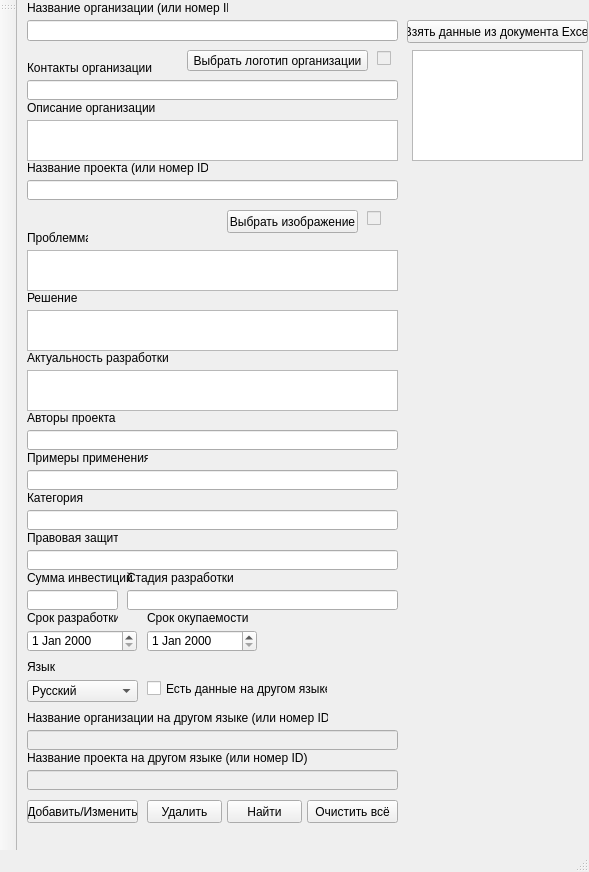
<?xml version="1.0" encoding="UTF-8"?>
<ui version="4.0">
 <class>MainWindow</class>
 <widget class="QMainWindow" name="MainWindow">
  <property name="geometry">
   <rect>
    <x>0</x>
    <y>0</y>
    <width>589</width>
    <height>872</height>
   </rect>
  </property>
  <property name="windowTitle">
   <string>MainWindow</string>
  </property>
  <widget class="QWidget" name="centralWidget">
   <widget class="QLineEdit" name="oname">
    <property name="geometry">
     <rect>
      <x>10</x>
      <y>20</y>
      <width>371</width>
      <height>21</height>
     </rect>
    </property>
   </widget>
   <widget class="QLabel" name="label">
    <property name="geometry">
     <rect>
      <x>10</x>
      <y>0</y>
      <width>201</width>
      <height>16</height>
     </rect>
    </property>
    <property name="text">
     <string>Название организации (или номер ID)</string>
    </property>
   </widget>
   <widget class="QLabel" name="label_3">
    <property name="geometry">
     <rect>
      <x>10</x>
      <y>60</y>
      <width>141</width>
      <height>16</height>
     </rect>
    </property>
    <property name="text">
     <string>Контакты организации</string>
    </property>
   </widget>
   <widget class="QLineEdit" name="cont">
    <property name="geometry">
     <rect>
      <x>10</x>
      <y>80</y>
      <width>371</width>
      <height>20</height>
     </rect>
    </property>
   </widget>
   <widget class="QLabel" name="label_4">
    <property name="geometry">
     <rect>
      <x>10</x>
      <y>100</y>
      <width>131</width>
      <height>16</height>
     </rect>
    </property>
    <property name="text">
     <string>Описание организации</string>
    </property>
   </widget>
   <widget class="QTextEdit" name="odesc">
    <property name="geometry">
     <rect>
      <x>10</x>
      <y>120</y>
      <width>371</width>
      <height>41</height>
     </rect>
    </property>
   </widget>
   <widget class="QLabel" name="label_5">
    <property name="geometry">
     <rect>
      <x>10</x>
      <y>160</y>
      <width>181</width>
      <height>16</height>
     </rect>
    </property>
    <property name="text">
     <string>Название проекта (или номер ID)</string>
    </property>
   </widget>
   <widget class="QLineEdit" name="pname">
    <property name="geometry">
     <rect>
      <x>10</x>
      <y>180</y>
      <width>371</width>
      <height>20</height>
     </rect>
    </property>
   </widget>
   <widget class="QLabel" name="label_6">
    <property name="geometry">
     <rect>
      <x>10</x>
      <y>230</y>
      <width>61</width>
      <height>16</height>
     </rect>
    </property>
    <property name="text">
     <string>Проблемма</string>
    </property>
   </widget>
   <widget class="QLabel" name="label_7">
    <property name="geometry">
     <rect>
      <x>10</x>
      <y>290</y>
      <width>101</width>
      <height>16</height>
     </rect>
    </property>
    <property name="text">
     <string>Решение             </string>
    </property>
   </widget>
   <widget class="QTextEdit" name="problem">
    <property name="geometry">
     <rect>
      <x>10</x>
      <y>250</y>
      <width>371</width>
      <height>41</height>
     </rect>
    </property>
   </widget>
   <widget class="QTextEdit" name="solution">
    <property name="geometry">
     <rect>
      <x>10</x>
      <y>310</y>
      <width>371</width>
      <height>41</height>
     </rect>
    </property>
   </widget>
   <widget class="QLabel" name="label_8">
    <property name="geometry">
     <rect>
      <x>10</x>
      <y>350</y>
      <width>141</width>
      <height>16</height>
     </rect>
    </property>
    <property name="text">
     <string>Актуальность разработки</string>
    </property>
   </widget>
   <widget class="QTextEdit" name="actual">
    <property name="geometry">
     <rect>
      <x>10</x>
      <y>370</y>
      <width>371</width>
      <height>41</height>
     </rect>
    </property>
   </widget>
   <widget class="QLabel" name="label_10">
    <property name="geometry">
     <rect>
      <x>10</x>
      <y>450</y>
      <width>121</width>
      <height>16</height>
     </rect>
    </property>
    <property name="text">
     <string>Примеры применения</string>
    </property>
   </widget>
   <widget class="QLineEdit" name="examp">
    <property name="geometry">
     <rect>
      <x>10</x>
      <y>470</y>
      <width>371</width>
      <height>20</height>
     </rect>
    </property>
   </widget>
   <widget class="QLabel" name="label_11">
    <property name="geometry">
     <rect>
      <x>10</x>
      <y>490</y>
      <width>71</width>
      <height>16</height>
     </rect>
    </property>
    <property name="text">
     <string>Категория</string>
    </property>
   </widget>
   <widget class="QLabel" name="label_13">
    <property name="geometry">
     <rect>
      <x>10</x>
      <y>530</y>
      <width>91</width>
      <height>16</height>
     </rect>
    </property>
    <property name="text">
     <string>Правовая защита</string>
    </property>
   </widget>
   <widget class="QLineEdit" name="prot">
    <property name="geometry">
     <rect>
      <x>10</x>
      <y>550</y>
      <width>371</width>
      <height>20</height>
     </rect>
    </property>
   </widget>
   <widget class="QLabel" name="label_14">
    <property name="geometry">
     <rect>
      <x>10</x>
      <y>570</y>
      <width>111</width>
      <height>16</height>
     </rect>
    </property>
    <property name="text">
     <string>Сумма инвестиций</string>
    </property>
   </widget>
   <widget class="QLineEdit" name="invest">
    <property name="geometry">
     <rect>
      <x>10</x>
      <y>590</y>
      <width>91</width>
      <height>20</height>
     </rect>
    </property>
   </widget>
   <widget class="QLabel" name="label_15">
    <property name="geometry">
     <rect>
      <x>110</x>
      <y>570</y>
      <width>111</width>
      <height>16</height>
     </rect>
    </property>
    <property name="text">
     <string>Стадия разработки</string>
    </property>
   </widget>
   <widget class="QLineEdit" name="stage">
    <property name="geometry">
     <rect>
      <x>110</x>
      <y>590</y>
      <width>271</width>
      <height>20</height>
     </rect>
    </property>
   </widget>
   <widget class="QLabel" name="label_16">
    <property name="geometry">
     <rect>
      <x>10</x>
      <y>610</y>
      <width>91</width>
      <height>16</height>
     </rect>
    </property>
    <property name="text">
     <string>Срок разработки</string>
    </property>
   </widget>
   <widget class="QDateEdit" name="datedev">
    <property name="geometry">
     <rect>
      <x>10</x>
      <y>630</y>
      <width>110</width>
      <height>22</height>
     </rect>
    </property>
   </widget>
   <widget class="QLabel" name="label_17">
    <property name="geometry">
     <rect>
      <x>130</x>
      <y>610</y>
      <width>101</width>
      <height>16</height>
     </rect>
    </property>
    <property name="text">
     <string>Срок окупаемости</string>
    </property>
   </widget>
   <widget class="QDateEdit" name="dateinv">
    <property name="geometry">
     <rect>
      <x>130</x>
      <y>630</y>
      <width>110</width>
      <height>22</height>
     </rect>
    </property>
   </widget>
   <widget class="QLabel" name="label_18">
    <property name="geometry">
     <rect>
      <x>10</x>
      <y>660</y>
      <width>47</width>
      <height>13</height>
     </rect>
    </property>
    <property name="text">
     <string>Язык</string>
    </property>
   </widget>
   <widget class="QComboBox" name="lang">
    <property name="geometry">
     <rect>
      <x>10</x>
      <y>680</y>
      <width>111</width>
      <height>22</height>
     </rect>
    </property>
    <item>
     <property name="text">
      <string>Русский</string>
     </property>
    </item>
    <item>
     <property name="text">
      <string>Английский</string>
     </property>
    </item>
   </widget>
   <widget class="QLabel" name="label_19">
    <property name="geometry">
     <rect>
      <x>130</x>
      <y>690</y>
      <width>161</width>
      <height>16</height>
     </rect>
    </property>
    <property name="text">
     <string/>
    </property>
   </widget>
   <widget class="QCheckBox" name="lang_2">
    <property name="geometry">
     <rect>
      <x>130</x>
      <y>680</y>
      <width>181</width>
      <height>17</height>
     </rect>
    </property>
    <property name="text">
     <string>Есть данные на другом языке</string>
    </property>
   </widget>
   <widget class="QLabel" name="label_20">
    <property name="geometry">
     <rect>
      <x>10</x>
      <y>710</y>
      <width>301</width>
      <height>16</height>
     </rect>
    </property>
    <property name="text">
     <string>Название организации на другом языке (или номер ID)</string>
    </property>
   </widget>
   <widget class="QLineEdit" name="olang">
    <property name="enabled">
     <bool>false</bool>
    </property>
    <property name="geometry">
     <rect>
      <x>10</x>
      <y>730</y>
      <width>371</width>
      <height>20</height>
     </rect>
    </property>
   </widget>
   <widget class="QLabel" name="label_21">
    <property name="geometry">
     <rect>
      <x>10</x>
      <y>750</y>
      <width>371</width>
      <height>16</height>
     </rect>
    </property>
    <property name="text">
     <string>Название проекта на другом языке (или номер ID)</string>
    </property>
   </widget>
   <widget class="QLineEdit" name="plang">
    <property name="enabled">
     <bool>false</bool>
    </property>
    <property name="geometry">
     <rect>
      <x>10</x>
      <y>770</y>
      <width>371</width>
      <height>20</height>
     </rect>
    </property>
   </widget>
   <widget class="QPushButton" name="addchan">
    <property name="geometry">
     <rect>
      <x>10</x>
      <y>800</y>
      <width>111</width>
      <height>23</height>
     </rect>
    </property>
    <property name="text">
     <string>Добавить/Изменить</string>
    </property>
   </widget>
   <widget class="QPushButton" name="del">
    <property name="geometry">
     <rect>
      <x>130</x>
      <y>800</y>
      <width>75</width>
      <height>23</height>
     </rect>
    </property>
    <property name="text">
     <string>Удалить</string>
    </property>
   </widget>
   <widget class="QPushButton" name="search">
    <property name="geometry">
     <rect>
      <x>210</x>
      <y>800</y>
      <width>75</width>
      <height>23</height>
     </rect>
    </property>
    <property name="text">
     <string>Найти</string>
    </property>
   </widget>
   <widget class="QPushButton" name="logo">
    <property name="geometry">
     <rect>
      <x>170</x>
      <y>50</y>
      <width>181</width>
      <height>21</height>
     </rect>
    </property>
    <property name="text">
     <string>Выбрать логотип организации</string>
    </property>
   </widget>
   <widget class="QCheckBox" name="checklogo">
    <property name="enabled">
     <bool>false</bool>
    </property>
    <property name="geometry">
     <rect>
      <x>360</x>
      <y>50</y>
      <width>70</width>
      <height>17</height>
     </rect>
    </property>
    <property name="text">
     <string/>
    </property>
   </widget>
   <widget class="QPushButton" name="excel">
    <property name="geometry">
     <rect>
      <x>390</x>
      <y>20</y>
      <width>181</width>
      <height>23</height>
     </rect>
    </property>
    <property name="text">
     <string>Взять данные из документа Excel</string>
    </property>
   </widget>
   <widget class="QPushButton" name="imag">
    <property name="geometry">
     <rect>
      <x>210</x>
      <y>210</y>
      <width>131</width>
      <height>23</height>
     </rect>
    </property>
    <property name="text">
     <string>Выбрать изображение</string>
    </property>
   </widget>
   <widget class="QCheckBox" name="checkimage">
    <property name="enabled">
     <bool>false</bool>
    </property>
    <property name="geometry">
     <rect>
      <x>350</x>
      <y>210</y>
      <width>70</width>
      <height>17</height>
     </rect>
    </property>
    <property name="text">
     <string/>
    </property>
   </widget>
   <widget class="QTextBrowser" name="info">
    <property name="geometry">
     <rect>
      <x>395</x>
      <y>50</y>
      <width>171</width>
      <height>111</height>
     </rect>
    </property>
   </widget>
   <widget class="QPushButton" name="clear">
    <property name="geometry">
     <rect>
      <x>290</x>
      <y>800</y>
      <width>91</width>
      <height>23</height>
     </rect>
    </property>
    <property name="text">
     <string>Очистить всё</string>
    </property>
   </widget>
   <widget class="QLabel" name="label_2">
    <property name="geometry">
     <rect>
      <x>10</x>
      <y>410</y>
      <width>91</width>
      <height>16</height>
     </rect>
    </property>
    <property name="text">
     <string>Авторы проекта</string>
    </property>
   </widget>
   <widget class="QLineEdit" name="categ">
    <property name="geometry">
     <rect>
      <x>10</x>
      <y>510</y>
      <width>371</width>
      <height>20</height>
     </rect>
    </property>
   </widget>
   <widget class="QLineEdit" name="author">
    <property name="geometry">
     <rect>
      <x>10</x>
      <y>430</y>
      <width>371</width>
      <height>20</height>
     </rect>
    </property>
   </widget>
  </widget>
  <widget class="QMenuBar" name="menuBar">
   <property name="geometry">
    <rect>
     <x>0</x>
     <y>0</y>
     <width>589</width>
     <height>21</height>
    </rect>
   </property>
  </widget>
  <widget class="QToolBar" name="mainToolBar">
   <attribute name="toolBarArea">
    <enum>LeftToolBarArea</enum>
   </attribute>
   <attribute name="toolBarBreak">
    <bool>false</bool>
   </attribute>
  </widget>
  <widget class="QStatusBar" name="statusBar"/>
 </widget>
 <layoutdefault spacing="6" margin="11"/>
 <resources/>
 <connections/>
</ui>
